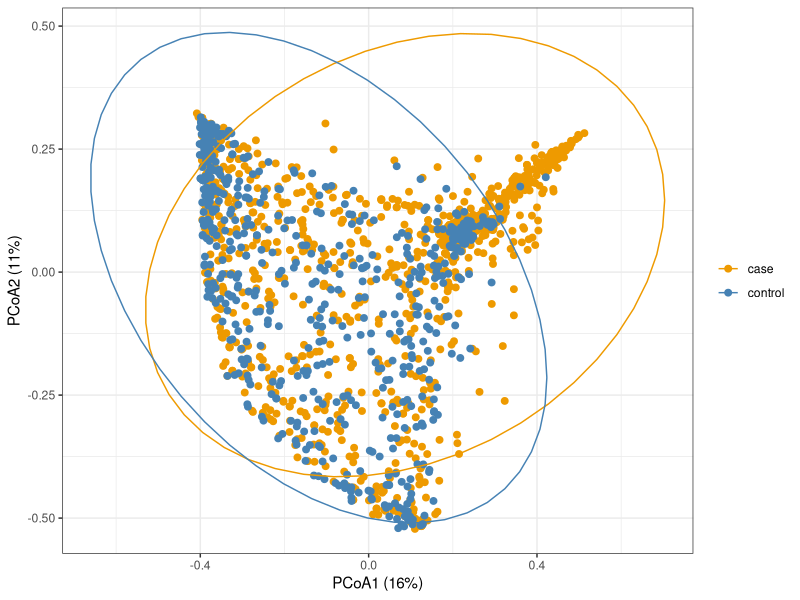
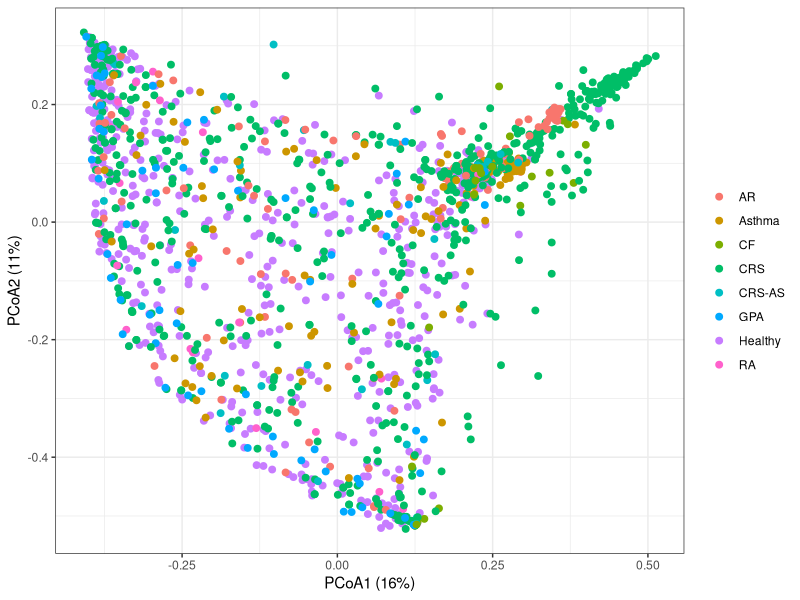

The R script that drew these images, in order:
# Load packages -----------------------------------------------------------
library(vegan)
library(ade4)
library(ggplot2)
set.seed(1234)

# Load input data ---------------------------------------------------------
training_set <- read.delim("Data/Output/training_set.tsv", sep = "\t", header = TRUE, check.names = FALSE)

# Select only taxonomy abundance columns (columns starting with "d__")
taxa_mat <- training_set[, grepl("^d__", colnames(training_set))]

# Recode group labels for case/control comparison
# control = TRUE, case = FALSE
group <- c(case = FALSE, control = TRUE)[training_set$Category]

# Build data frame for PERMANOVA
permanova_df <- data.frame(
  Group = group,
  BioProject = training_set$`BioProject Number`,
  taxa_mat,
  check.names = FALSE
)

# Identify taxa columns only
taxa_idx <- which(!(colnames(permanova_df) %in% c("Group", "BioProject")))

# Calculate Bray-Curtis distance matrix from relative abundance data
bc_dist <- vegdist(permanova_df[, taxa_idx], method = "bray")

# Run PERMANOVA, stratifying by BioProject
adonis_res <- adonis2(
  bc_dist ~ Group,
  data = permanova_df,
  permutations = 999,
  strata = permanova_df$BioProject
)

print(adonis_res)

# Extract R-squared and p-value for the Group term
adon_df <- as.data.frame(adonis_res)
r2_val <- if ("Group" %in% rownames(adon_df)) adon_df["Group", "R2"] else NA
p_val  <- if ("Group" %in% rownames(adon_df)) adon_df["Group", "Pr(>F)"] else NA

# Run PCoA ---------------------------------------------------------------
pcoa_res <- dudi.pco(bc_dist, scannf = FALSE, nf = 3)

# Keep sample metadata for plotting
pcoa_meta <- data.frame(
  Group_all = as.character(training_set$Category),
  Sample_ID = training_set$`Sample ID`,
  row.names = rownames(permanova_df)
)

# Percent variance explained by first two axes
eigenvalues <- pcoa_res$eig
variance_explained <- eigenvalues / sum(eigenvalues)
variance1 <- 100 * signif(variance_explained[1], 2)
variance2 <- 100 * signif(variance_explained[2], 2)

# Create plotting data frame
pc_plot_data <- data.frame(
  x = pcoa_res$li$A1,
  y = pcoa_res$li$A2,
  Group = permanova_df$Group,
  Group_all = pcoa_meta$Group_all,
  Sample_ID = pcoa_meta$Sample_ID,
  Disease = training_set$Disease
)

# Add group centroids
pc_plot_data_centroids <- merge(
  pc_plot_data,
  aggregate(cbind(mean.x = x, mean.y = y) ~ Group, pc_plot_data, mean),
  by = "Group"
)

# Plot PCoA colored by case/control status -------------------------------
fig_case_control <- ggplot(
  pc_plot_data_centroids,
  aes(x, y, color = factor(Group_all))
) +
  geom_point(size = 2) +
  stat_ellipse(level = 0.95) +
  labs(
    x = paste0("PCoA1 (", variance1, "%)"),
    y = paste0("PCoA2 (", variance2, "%)")
  ) +
  theme_bw() +
  theme(legend.title = element_blank()) +
  scale_colour_manual(values = c(
    "Healthy" = "steelblue",
    "Nonhealthy" = "orange2",
    "control" = "steelblue",
    "case" = "orange2"
  ))

fig_case_control


# Plot PCoA colored by Disease -----------------------------------------
fig_Disease <- ggplot(pc_plot_data, aes(x, y, color = factor(Disease))) +
  geom_point(size = 2) +
  labs(
    x = paste0("PCoA1 (", variance1, "%)"),
    y = paste0("PCoA2 (", variance2, "%)")
  ) +
  theme_bw() +
  theme(legend.title = element_blank())

print(fig_Disease)
